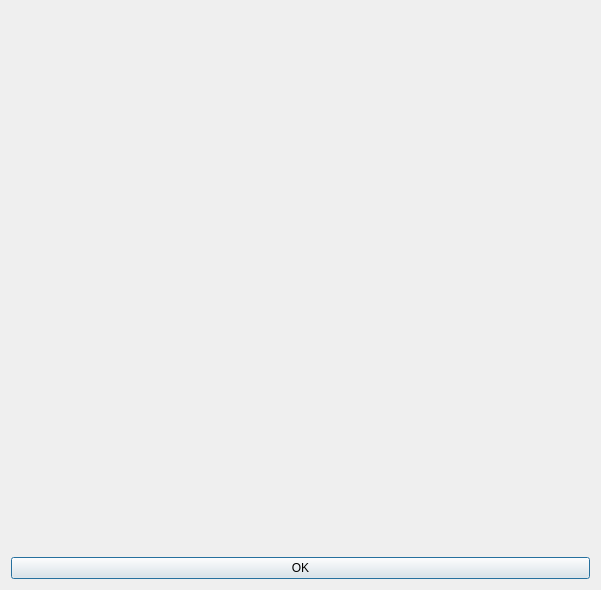
<?xml version="1.0" encoding="UTF-8"?>
<ui version="4.0">
 <class>sanity_checker_ui</class>
 <widget class="QDialog" name="sanity_checker_ui">
  <property name="geometry">
   <rect>
    <x>0</x>
    <y>0</y>
    <width>601</width>
    <height>590</height>
   </rect>
  </property>
  <property name="windowTitle">
   <string>Dialog</string>
  </property>
  <layout class="QVBoxLayout" name="verticalLayout">
   <item>
    <layout class="QVBoxLayout" name="verticalLayout_list">
     <item>
      <widget class="QLabel" name="widget_label">
       <property name="text">
        <string/>
       </property>
      </widget>
     </item>
    </layout>
   </item>
   <item>
    <widget class="QPushButton" name="ok_pushButton">
     <property name="text">
      <string>OK</string>
     </property>
    </widget>
   </item>
  </layout>
 </widget>
 <resources/>
 <connections/>
</ui>
